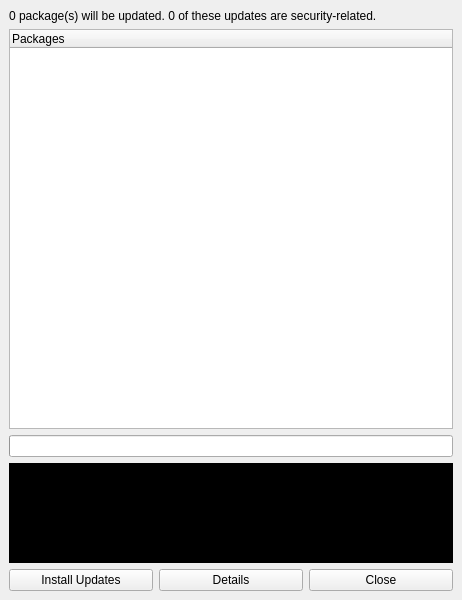
<?xml version="1.0" encoding="UTF-8"?>
<ui version="4.0">
 <class>MainWindow</class>
 <widget class="QMainWindow" name="MainWindow">
  <property name="geometry">
   <rect>
    <x>0</x>
    <y>0</y>
    <width>462</width>
    <height>600</height>
   </rect>
  </property>
  <property name="windowTitle">
   <string>Lubuntu Update</string>
  </property>
  <property name="windowIcon">
   <iconset resource="resources.qrc">
    <normaloff>:/res/images/update.svg</normaloff>:/res/images/update.svg</iconset>
  </property>
  <widget class="QWidget" name="centralwidget">
   <layout class="QVBoxLayout" name="verticalLayout">
    <item>
     <widget class="QLabel" name="statLabel">
      <property name="text">
       <string>0 package(s) will be updated. 0 of these updates are security-related.</string>
      </property>
     </widget>
    </item>
    <item>
     <widget class="QTreeWidget" name="packageView">
      <column>
       <property name="text">
        <string>Packages</string>
       </property>
      </column>
     </widget>
    </item>
    <item>
     <widget class="QProgressBar" name="progressBar">
      <property name="value">
       <number>0</number>
      </property>
      <property name="textVisible">
       <bool>false</bool>
      </property>
     </widget>
    </item>
    <item>
     <widget class="QPlainTextEdit" name="logView">
      <property name="sizePolicy">
       <sizepolicy hsizetype="Expanding" vsizetype="Fixed">
        <horstretch>0</horstretch>
        <verstretch>0</verstretch>
       </sizepolicy>
      </property>
      <property name="maximumSize">
       <size>
        <width>16777215</width>
        <height>100</height>
       </size>
      </property>
      <property name="styleSheet">
       <string notr="true">background-color: rgb(0, 0, 0);
color: rgb(255, 255, 255);
font: 9pt &quot;Monospace&quot;;</string>
      </property>
      <property name="readOnly">
       <bool>true</bool>
      </property>
      <property name="plainText">
       <string/>
      </property>
     </widget>
    </item>
    <item>
     <layout class="QHBoxLayout" name="horizontalLayout">
      <item>
       <widget class="QPushButton" name="installButton">
        <property name="text">
         <string>Install Updates</string>
        </property>
        <property name="icon">
         <iconset resource="resources.qrc">
          <normaloff>:/res/images/update.svg</normaloff>:/res/images/update.svg</iconset>
        </property>
       </widget>
      </item>
      <item>
       <widget class="QPushButton" name="detailsButton">
        <property name="text">
         <string>Details</string>
        </property>
       </widget>
      </item>
      <item>
       <widget class="QPushButton" name="closeButton">
        <property name="text">
         <string>Close</string>
        </property>
       </widget>
      </item>
     </layout>
    </item>
   </layout>
  </widget>
 </widget>
 <resources>
  <include location="resources.qrc"/>
 </resources>
 <connections/>
</ui>
